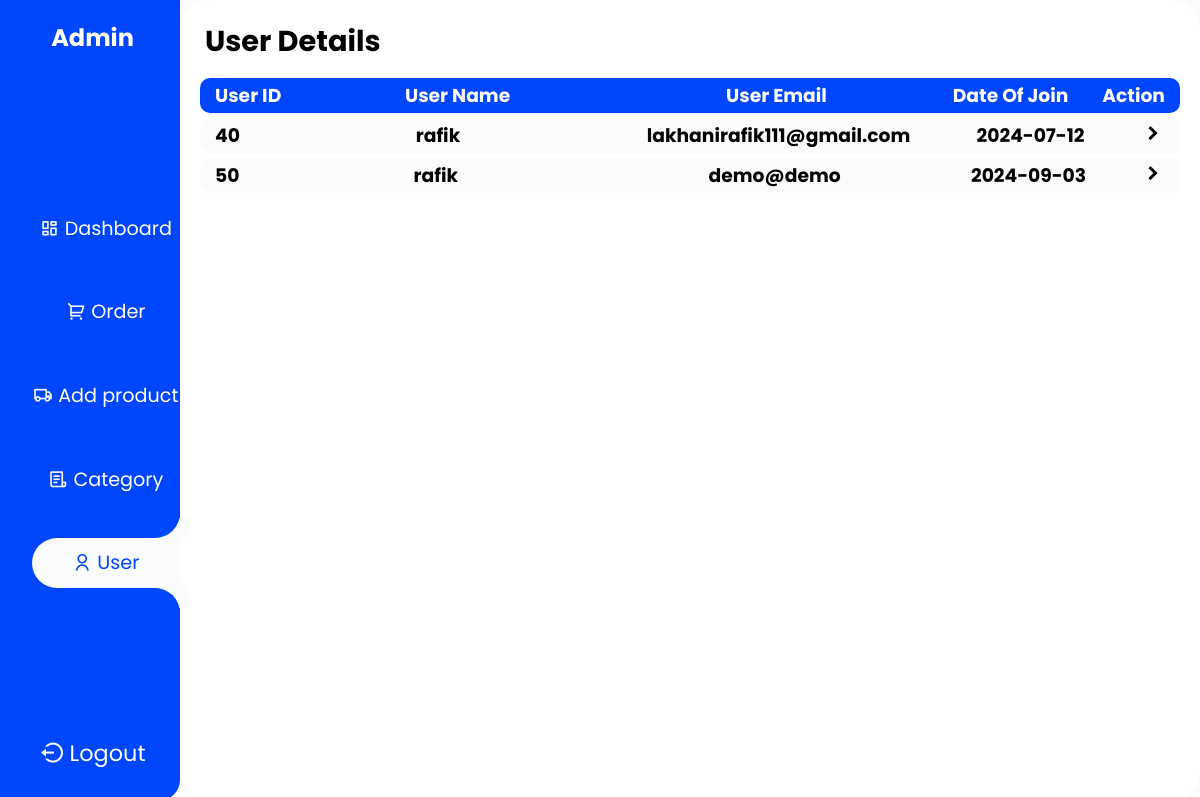
/admin/user.php (signed in), run on an earlier commit of the app's database.
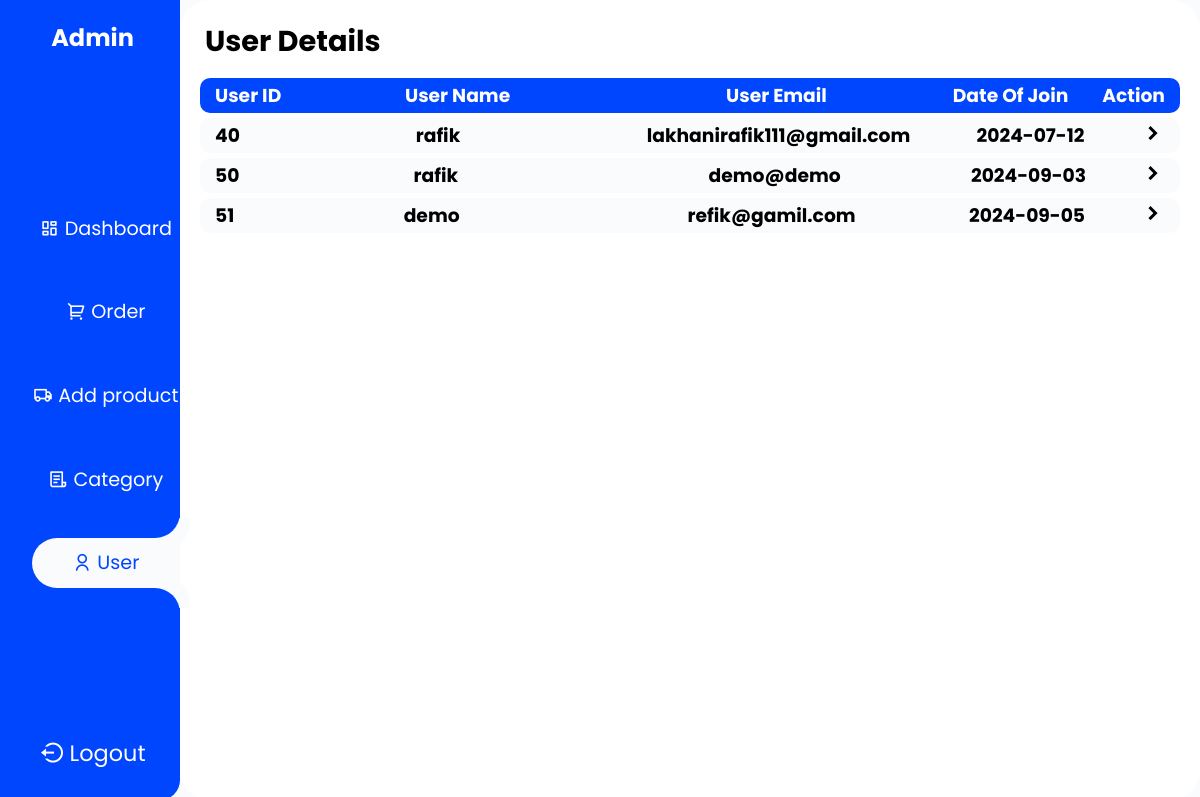
And on a later commit of the database.
### tables this page shows
CREATE TABLE `userdata` (
  `id` int(11) NOT NULL,
  `username` varchar(255) DEFAULT NULL,
  `useremail` varchar(255) DEFAULT NULL,
  `password` varchar(255) DEFAULT NULL,
  `status` tinyint(1) DEFAULT 0,
  `joindate` timestamp NULL DEFAULT current_timestamp()
);

### admin/user.php (the view, shortened to what this page needs)
<!DOCTYPE html>
<html lang="en">
<head>
    <link rel="stylesheet" href="stylesheet/user.css">
</head>
<body>
    <div class="main">
        <?php
            include("component/adminnav.php");
            include("../config/dbconnect.php");
        ?>
        <div class="center-sec">
                <h1>User Details</h1>
                <div class="order-heading">
                    <div class="oder-id">
                        <h3>User ID</h3>
                    </div>
                    <div class="details">
                        <h3 class="useremail">User Name</h3>
                    </div>
                    <div class="price details">
                        <h3 class="useremail">User Email</h3>
                    </div>
                    <div class="status">
                        <h3>Date Of Join</h3>
                    </div>
                    <div class="action">
                        <h3>Action</h3>
                </div>
        </div>
        <?php
            $select="select * from userdata where status = 0";
            $result=mysqli_query($con,$select);
            while($data=mysqli_fetch_assoc($result)){
        ?>
                <div class="order-data">
                    <div class="oder-id">
                        <h3><?php echo $data["id"]?></h3>
                    </div>
                    <div class="details">
                        <h3 class="useremail"><?php echo $data["username"]?></h3>
                    </div>
                    <div class="price details">
                        <h3 class="useremail"><?php echo $data["useremail"]?></h3>
                    </div>
                    <div class="status">
                        <?php $date=strtotime($data['joindate'])?>
                        <h3><?php echo date('Y-m-d',$date);?></h3>
                    </div>
                    <div class="action">
                        <h3>
                            <a href="userdata.php?id=<?php echo $data['id']?>">
                                <i class="ri-arrow-right-s-line"></i>
                            </a>
                        </h3>
                </div>
            </div>
        <?php
            }
        ?>
    </div>
</body>
</html>

What changed in the data, as far as the page shows it:
added userdata: id "51", username "demo", useremail "refik@gamil.com", joindate "2024-09-05"
